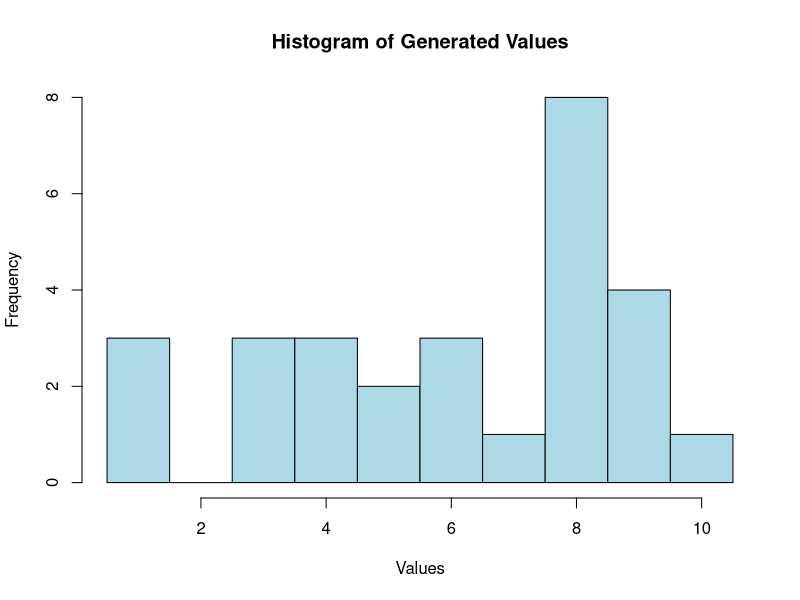

Generate this figure with R:
set.seed(16)

values <- c()

while (TRUE) {
  x <- sample(1:10, 1)
  values <- c(values, x)
  print(x)
  if(x == 7) {
    break
  }
}

#create table with these values
value_counts <- table(values)
value_counts

#Plots
hist(values, breaks = seq(0.5, 10.5, by = 1),
     main = "Histogram of Generated Values",
     xlab = "Values", ylab = "Frequency", col = "lightblue", border = "black")
